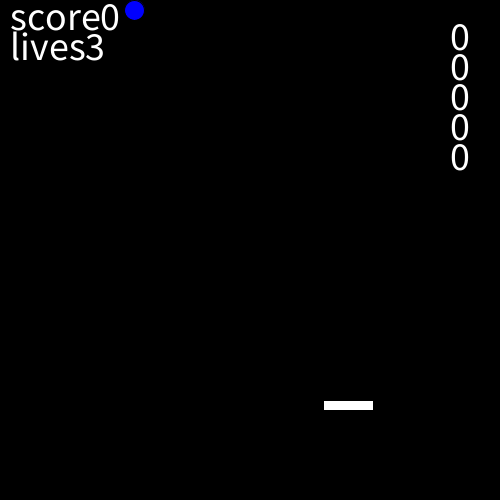
Frame 1 (no input)
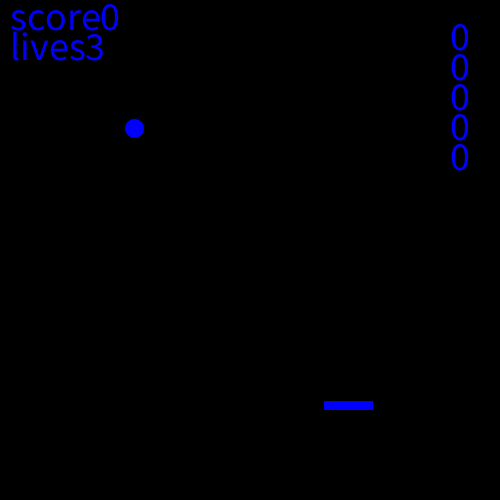
Frame 60 (the mouse pressed at the canvas centre just before this capture)
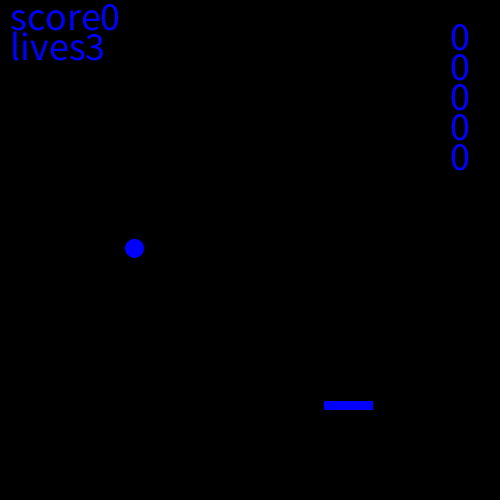
Frame 120 (the mouse held since frame 60 and released just before this capture)

The Processing sketch that drew these frames (run headless with seeded random() and noise(); from frame 60 on, the mouse is pressed at the canvas centre):

// Processing sketch: Eindopdracht
// ── Eindopdracht.pde
//Naam van applicatie = (vang) vallende objectena
//scope (welke functionaliteiten ga ik maken, teken ook een plaatje of maak screenshot van hoe de applicatie er uit gaat zien)
//variabelen (welke type variabelen of data structuren als arrays ga ik gebruiken)
//skelet (noem de belangrijkste methodes, classes)
//testgevallen (wat zijn specifieke situaties waar je op wilt testen)
//planning (wat ga je als eerste doen?)


float balkX =random(20, 490);
float ballX = random(10, 490);
int balkY = 400;
int ballY = 10;
int score = 0;
int lives = 3;
int snelheid= 2;
int[] scores = new int[5];

void setup() {
  size(500, 500);
}

void drawPreviousScores() {

  int ywaarde = 50;
  for (int i = 0; i < scores.length; i++) {
    text( scores[i], width-50, ywaarde);
    ywaarde= ywaarde + 30;
  }
}
void updatePreviousScores(int score) {
  for ( int i = 0; i < scores.length; i++) {
    if (scores[i] == 0) {
      scores[i] = score;
      break;
    }
  }
}


void draw() {

  background(0);
  textSize(40);
  text("score" + score, 10, 30);
  text("lives" + lives, 10, 60);
  drawPreviousScores();
  rect(balkX, balkY, 50, 10);

  ball();
  beweging();
  border();
  score();
  checkIfdood();
  checkWin();

  if (checkBallHitGround()) {
    lives--;
    respawn();
  }
}

void ball() {

  fill(0, 0, 255);
  ellipse(ballX, ballY, 20, 20);
  ballY = ballY + snelheid;//random(1, 8) ;
}


void score() {


  if (ballY >= balkY && ballY <= balkY + 10 && ballX >= balkX && ballX < balkX + 50) {

    if (score == 5) {

      snelheid+= 3;
    }
    score++;
    respawn();
  }
}
boolean checkBallHitGround() {
  return ballY >=height;
}




void respawn() {
  ballY = 0;
  ballX = random(10, 490);
}


void checkWin() {
  if (score == 100) {
    text("You win :)", 180, 200);
    noLoop();
  }
}
void checkIfdood() {
  if (lives == 0) {
    text("Game over", 200, 200);

    updatePreviousScores(score);
    respawn();
    score=0;
    lives=3;
  }
}


void border() {
  if (balkX < 0) {
    balkX = 0;
  }
  if (balkX > 450) {
    balkX = 450;
  }
  if (balkY < 0) {
    balkY = 0;
  }
  if (balkY > 490) {
    balkY = 490;
  }
}
void beweging() {

  keyPressed();

  if (keyCode == 68) {
    balkX += 6;
  } else   if (keyCode == 65) {
    balkX -= 6;
  } else if (keyCode == 39) {
    balkX+= 6;
  } else if (keyCode == 37) {
    balkX -= 6;
  }
}
